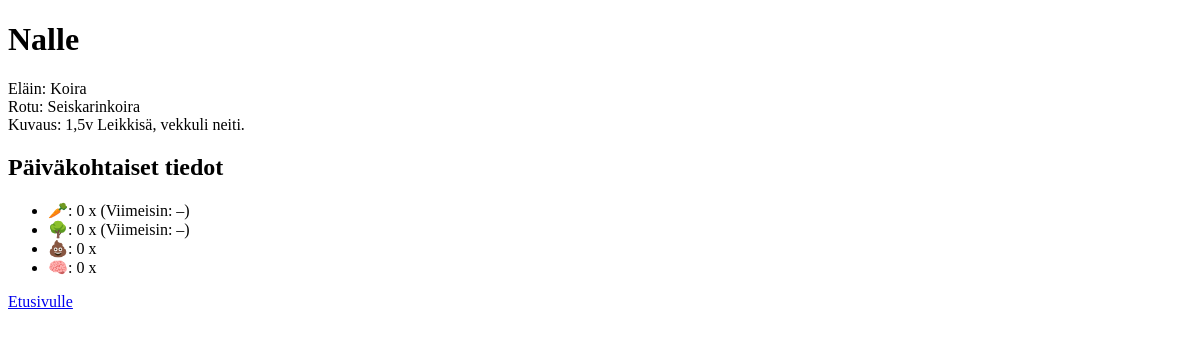
Page /pet/4 on the earlier database version.
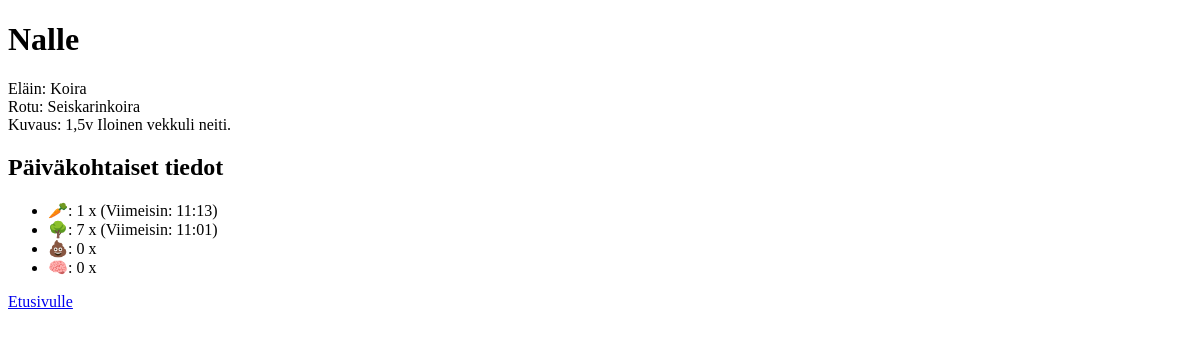
Same page on the later database version.
### tables this page shows
CREATE TABLE pets (
    id INTEGER PRIMARY KEY AUTOINCREMENT,
    animal_id INTEGER NOT NULL,
    breed_id INTEGER NOT NULL,
    pet_name TEXT NOT NULL,
    description TEXT, user_id INTEGER REFERENCES users(id),
    FOREIGN KEY (animal_id) REFERENCES animals(id),
    FOREIGN KEY (breed_id) REFERENCES breeds(id)
);

### app.py (the view)
@app.route("/pet/<int:pet_id>")
def show_pet(pet_id):
    sql_pet = """
        SELECT p.id, p.user_id, p.pet_name, p.description,
               b.breed_name, a.name AS animal_name
        FROM pets p
        JOIN breeds b ON p.breed_id = b.id
        JOIN animals a ON p.animal_id = a.id
        WHERE p.id=?
    """
    pet_info = db.query(sql_pet, [pet_id])
    if not pet_info:
        return "Virhe: Lemmikkiä ei löytynyt"
    pet = pet_info[0]
    is_owner = False
    if "username" in session:
        user_id = db.query("SELECT id FROM users WHERE username = ?", [session["username"]])[0][0]
        is_owner = (user_id == pet["user_id"])
    sql_logs = """
      SELECT action_name, COUNT(*) AS cnt, MAX(timestamp) AS latest_time
      FROM pet_logs
      WHERE pet_id=? AND DATE(timestamp) = DATE('now')
      GROUP BY action_name
    """
    logs = db.query(sql_logs, [pet_id])
    daily_counts = {}
    for row in logs:
        daily_counts[row["action_name"]] = {
            "cnt": row["cnt"],
            "latest": row["latest_time"][11:16] if row["latest_time"] else "–"
        }
    return render_template("pet.html", pet=pet, daily_counts=daily_counts, is_owner=is_owner)

### db.py (called while the page is built)
def get_connection():
    con = sqlite3.connect("database.db")
    con.execute("PRAGMA foreign_keys = ON")
    con.row_factory = sqlite3.Row
    return con

def query(sql, params=[]):
    con = get_connection()
    result = con.execute(sql, params).fetchall()
    con.close()
    return result

### templates/pet.html (shortened to what this page needs)
<!DOCTYPE html>
<html lang="fi">
<head>
</head>
<body>
<h1>{{ pet.pet_name }}</h1>
<p>Eläin: {{ pet.animal_name }}<br>
Rotu: {{ pet.breed_name }}<br>
Kuvaus: {{ pet.description }}</p>
<h2>Päiväkohtaiset tiedot</h2>
<ul>
  <li>🥕: {{ daily_counts["ruokailu"]["cnt"] if "ruokailu" in daily_counts else 0 }} x
      (Viimeisin: {{ daily_counts["ruokailu"]["latest"] if "ruokailu" in daily_counts else "–" }})</li>
  <li>🌳: {{ daily_counts["ulkoilu"]["cnt"] if "ulkoilu" in daily_counts else 0 }} x
      (Viimeisin: {{ daily_counts["ulkoilu"]["latest"] if "ulkoilu" in daily_counts else "–" }})</li>
  <li>💩: {{ daily_counts["kakat"]["cnt"] if "kakat" in daily_counts else 0 }} x</li>
  <li>🧠: {{ daily_counts["koulutus"]["cnt"] if "koulutus" in daily_counts else 0 }} x</li>
</ul>
<p><a href="/">Etusivulle</a></p>
</body>
</html>

Differences in the rows shown:
changed pets "Nalle": description "1,5v Leikkisä, vekkuli neiti." → "1,5v Iloinen vekkuli neiti."
Other differences:
{{ daily_counts["ruokailu"]["cnt"] if "ruokailu" in daily_counts else 0 }}: "0" → "1"
{{ daily_counts["ulkoilu"]["cnt"] if "ulkoilu" in daily_counts else 0 }}: "0" → "7"
text now shown: "11:13 11:01"
